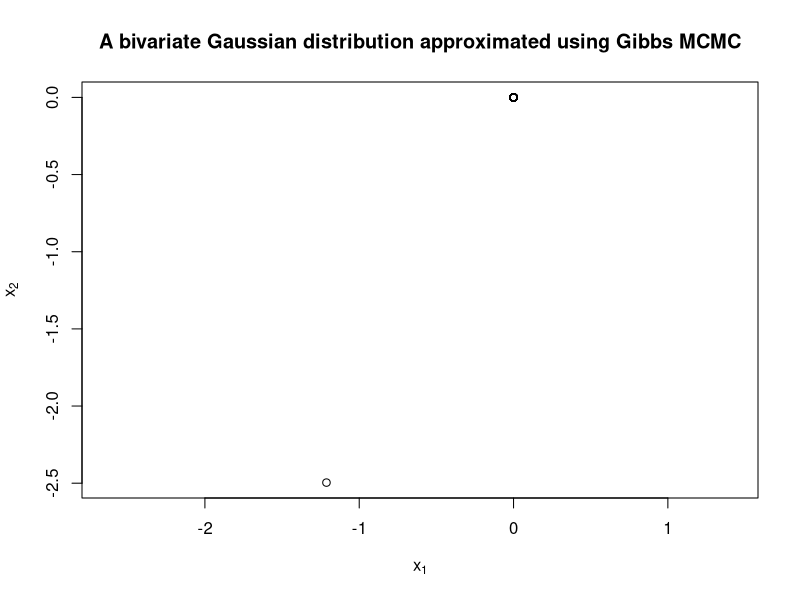

This figure's R source:

## Set parameters of the bivarate Gaussian distribution.
# Means
mu = c(1,1)
# Covariance \rho
rho = 0.3

# Number of sweeps (in one sweep, all parameters are updated once). Watch how your results become more accurate when you increase this value!
niter = 50

# Create a matrix to store the results in. The matrix has size niter x 2, because we store a value for x_1 and for x_2 at each iteration.
samples = matrix(0L, nrow=niter, ncol=2)

# Set the initial conditions. The function 'runif' gives a random number from the uniform distribution between 'min' and 'max'.
samples[1,] = runif(2, min=-3, max=3)

# Loop over n-1 iterations.
for (iter in 2:niter) {
  # This is where you come in!
  
  # Loop over x_1 and x_2. {
  
    # Find the *most recent* value for the *other* x (so x_{not i}).
    
    # Draw a new value for x_i, given x_{not i}, using Equation 4 in the exercise.
    
    # Store the new value in the samples matrix.
  # }
}


# The code below provides a scatter plot for your results. Include this in your solution.
x1 = samples[,1]
x2 = samples[,2]
plot(x1, x2, asp=1, xlab=expression('x'[1]), ylab=expression('x'[2]), pch=1)
title('A bivariate Gaussian distribution approximated using Gibbs MCMC')